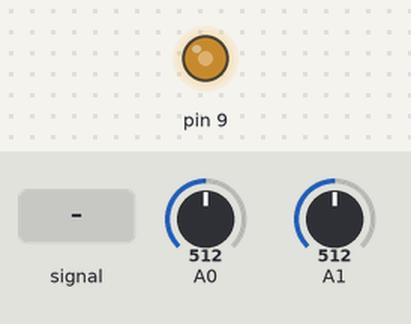
Recording of a sketch running on a simulated Arduino Uno, built with avr-gcc and run on an emulated ATmega328P. On the bench: output pins drawn as LEDs (lit = HIGH). The test bench sets the inputs (shaded band); at power-on: A0 = 512, A1 = 512.

Above: at 1.2 s.
1.3 s: A0 fed a 200 Hz sine of ±81 counts around its level
Timing chart, 0 to 2.0 s (numbered marks = the images above; inputs shaded):
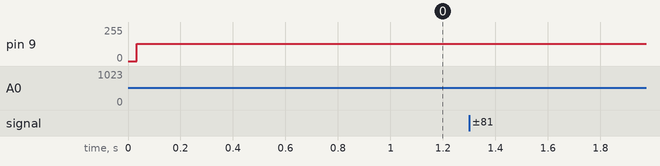

The sketch:

pitchShifter.ino
```cpp
// Модулятор голоса на Arduino
// AlexGyver, 2020 https://alexgyver.ru/
// Спасибо Nich1con за настройку таймера и АЦП

#define THRESHOLD 70  // порог отключения звука
// вход звука на A0
// потенциометр питча на А1
// выход звука с D9
// Aref подключен к 3V3, АЦП EXTERNAL!

// ручной уровень искажения. 0 - управление внешней крутилкой
// ненулевое: значение 2-17, где 2 - макс. искажение, 17 - искажение отключено
#define MANUAL_SKIP 0

// раскомментируй для вывода графиков в порт
//#define DEBUG_SERIAL

// =====================================================
#define BUF_SIZE 300
#define OVERLAP 16
bool soundFlag = 0;
volatile byte skip = 0;
volatile uint16_t counter = 0;
volatile uint16_t input = 0, output = 0;
volatile uint16_t writeAddr = 0, readAddr = 0;
volatile uint16_t inputBuf[BUF_SIZE];
volatile uint16_t maxSound, newMaxSound;

void setup() {
#ifdef DEBUG_SERIAL
  Serial.begin(115200);
#endif
  // таймер 1 режим 7
  TCCR1A = bit(COM1A1) | bit(WGM10) | bit(WGM11); // шим 10 бит канал А
  TCCR1B = bit(WGM12) | bit(WGM10); // частота 31 кгц fast pwm
  TIMSK1 = bit(TOIE1);              // прерывания по ovf (bottom)

  ADMUX = (EXTERNAL << 6) | 0;      // внешний реф, ацп A0
  ADCSRA = bit(ADEN) | bit(ADPS2);  // x16
  ADCSRB = 0;

  pinMode(9, OUTPUT);
  skip = MANUAL_SKIP;
}

// =====================================================

ISR(TIMER1_OVF_vect) {

#if (MANUAL_SKIP > 0)
  input = ADC;
#else
  if ((counter & 0x7FF) == 0x7FF - 1) {     // каждый 2047 тик
    bitWrite(ADMUX, 0, 1);
    input = ADC;
  } else if ((counter & 0x7FF) == 0x7FF) {  // каждый 2048 тик
    bitWrite(ADMUX, 0, 0);
    skip = (ADC >> 6) + 2;   // читаем прошлый АЦП как настройку и делим на 64 (2-17)
  } else {
    input = ADC;
  }
#endif

  bitSet(ADCSRA, ADSC);                         // начинаем новое чтение с ацп
  newMaxSound = max(newMaxSound, input);        // ищем максимум за выборку
  inputBuf[writeAddr] = input;                  // пишем в буфер

  if (soundFlag) OCR1A = (skip == 17) ? input : output;  // заполнение ШИМ (0-1023), если громкость выше порога

  // сам алгоритм питч шифта основан на
  // https://github.com/nootropicdesign/audio-hacker/
  if (++counter % skip) {    // пропуск сэмплов
    output = inputBuf[readAddr++];
    int distance = BUF_SIZE - writeAddr;
    if (distance <= OVERLAP) {
      int aver = (output * distance) + (OVERLAP - distance) * input;
      output = aver >> 4;
    }
  }

  if (++writeAddr >= BUF_SIZE) {
    maxSound = newMaxSound;
    newMaxSound = writeAddr = readAddr = 0;
  }
}

void loop() {
  static int filtSound, filtMax;
  filtMax = (13 * filtMax + 3 * maxSound) >> 4;   // фильтруем пики
  filtSound = (15 * filtSound + 1 * input) >> 4;  // фильтруем сам сигнал
  soundFlag = (filtMax - filtSound) > THRESHOLD;  // порог включения генерации
  delay(3);

#ifdef DEBUG_SERIAL
  Serial.print(filtSound);
  Serial.print(',');
  Serial.print(filtMax);
  Serial.print(',');
  Serial.print(filtMax - filtSound);
  Serial.print(',');
  Serial.println(THRESHOLD);
#endif
}
```
